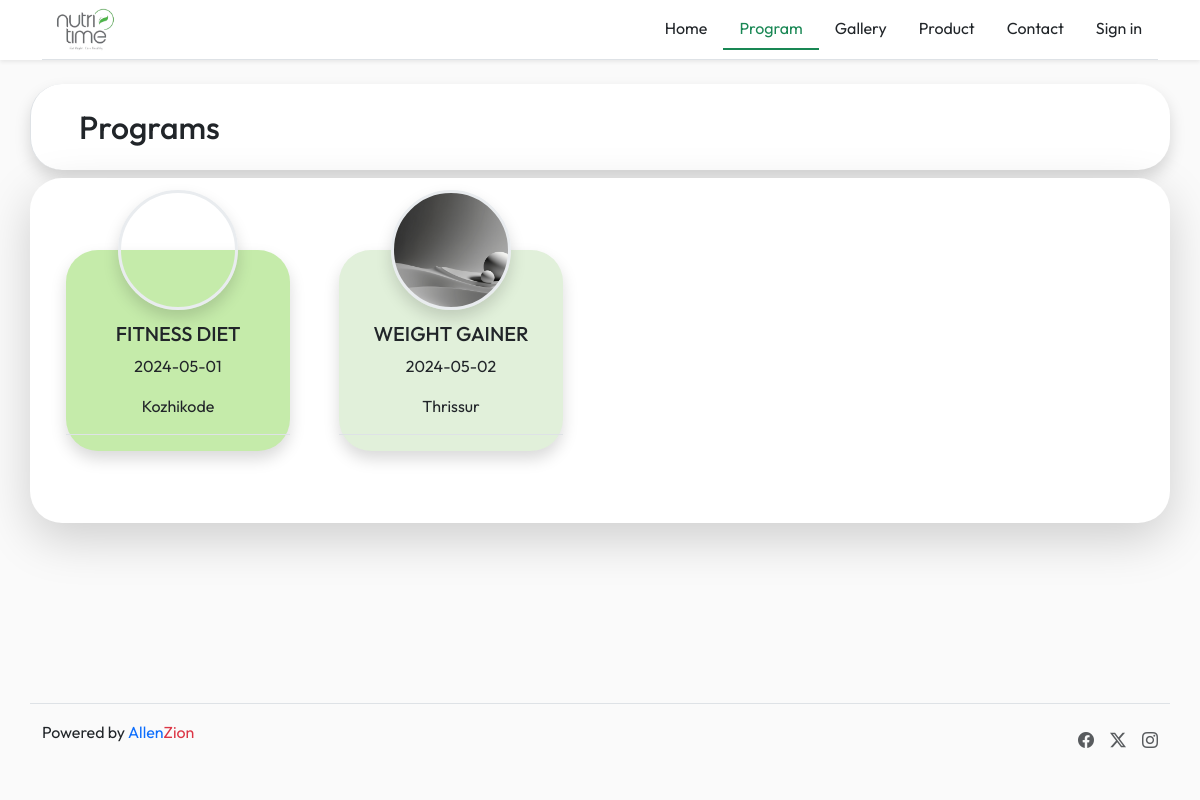
The page /User/pages/program.php on the database as committed earlier.
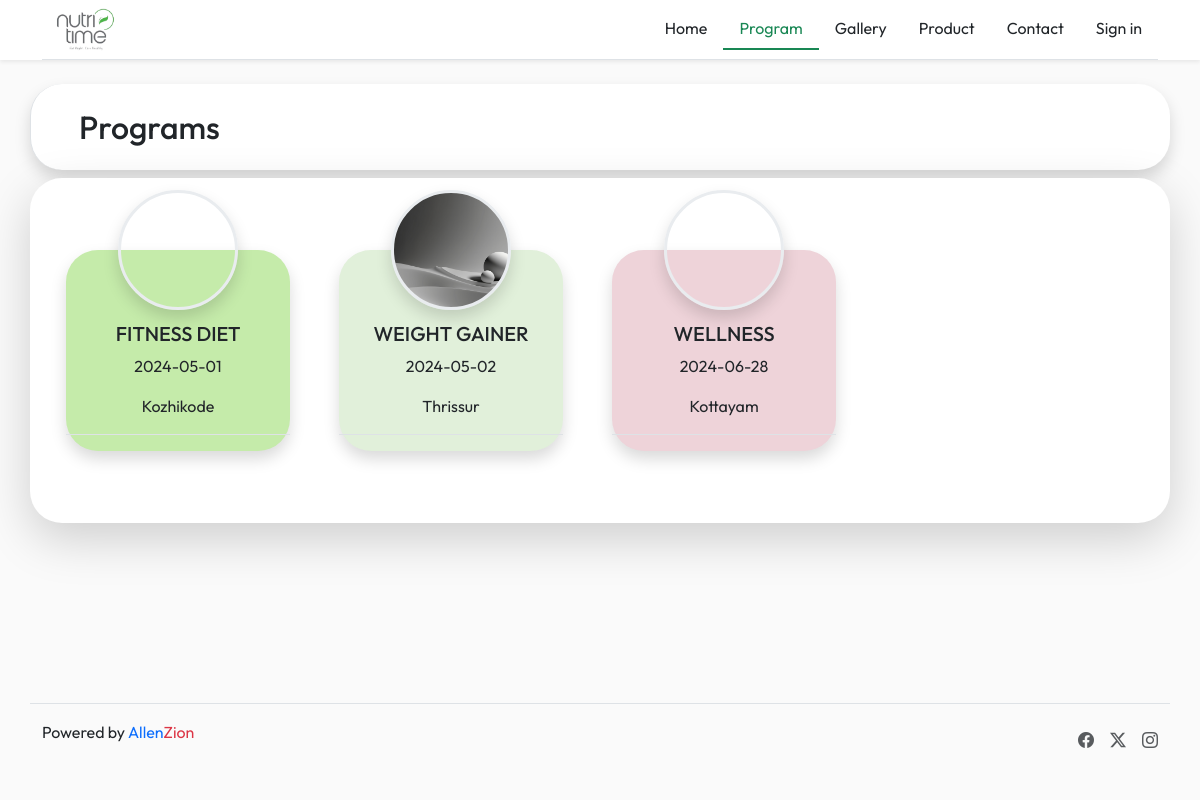
The same page on the database as committed later.
### tables this page shows
CREATE TABLE `program` (
  `program_id` int(11) NOT NULL,
  `program_name` varchar(50) NOT NULL,
  `program_img` varchar(50) NOT NULL,
  `program_date` varchar(50) NOT NULL,
  `program_time` varchar(20) NOT NULL,
  `program_venue` varchar(50) NOT NULL
);

### User/pages/program.php (the view, shortened to what this page needs)
<?php
include './connect.php';
?>
<!DOCTYPE html>
<html lang="en">
<head>
    <link rel="stylesheet" href="../css/style.css">
    <link rel="stylesheet" href="https://cdn.jsdelivr.net/npm/bootstrap@5.3.2/dist/css/bootstrap.min.css">
    <link rel="stylesheet" href="https://cdn.jsdelivr.net/npm/bootstrap-icons@1.11.3/font/bootstrap-icons.min.css">
</head>
<body>
    <div class="container-fluid bg-white shadow-sm">
        <div class="container">
            <header class="d-flex flex-wrap justify-content-center py-2 mb-4 border-bottom">
                <a href="/" class="d-flex align-items-center mb-3 mb-md-0 me-md-auto link-body-emphasis text-decoration-none">
                    <img src="../images/icon.png" class="icon1 me-2" width="90">
                </a>
                <ul class="nav">
                    <li class="nav-item"><a href="../../index.html" class="nav-link text-dark">Home</a></li>
                    <li class="nav-item"><a href="./program.php" class="nav-link text-success border-bottom border-2 border-success text-success">Program</a></li>
                    <li class="nav-item"><a href="./gallery.php" class="nav-link text-dark">Gallery</a></li>
                    <li class="nav-item"><a href="./product.php" class="nav-link text-dark">Product</a></li>
                    <li class="nav-item"><a href="./contact.php" class="nav-link text-dark">Contact</a></li>
                    <li class="nav-item"><a href="./login.php" class="nav-link text-dark">Sign in</a></li>
                </ul>
            </header>
        </div>
    </div>
    <div class="container">
        <div class="row">
            <div class="h2 py-4 px-5 border-start bg-white rounded-5 shadow">Programs</div>
            <div class="card border-0 shadow-lg rounded-5">
                <div class="row text-center p-4">
                    <?php
                    $colors = array('#C5EBAA', '#E1F0DA', '#EED3D9', '#C6DCBA', '#D4E2D4', '#EEE0C9', '#C2DEDC', '#96B6C5', '#F5F0BB', '#F1F7B5');
                    $sql = mysqli_query($conn, "SELECT * FROM program ORDER BY program_id ");
                    $color_index = 0;
                    while ($row = mysqli_fetch_assoc($sql)) {
                        $index++;
                        $prg_name = $row['program_name'];
                        $prg_img = $row['program_img'];
                        $prg_date = $row['program_date'];
                        $prg_venue = $row['program_venue'];
                        $modal_id = 'exampleModal' . $index;
                        $color = $colors[$color_index % count($colors)];
                        $color_index++;
                    ?>
                        <div class="col-lg-3 col-md col-sm-6 col my-5 ">
                            <div class="card shadow rounded-5 pt-5 border-0 h-100" style="width: 14rem; position: relative; background-color: <?php echo $color; ?>" data-bs-toggle="modal" data-bs-target="#<?php echo $modal_id; ?>">
                                <div class="image-container rounded-circle overflow-hidden border border-3 border-light-subtle shadow z-3 position-absolute" style="width: 120px; height: 120px; margin: auto; top: -60px; left: 0; right: 0; background-image: url('../../Admin/images/program/<?php echo $prg_img; ?>'); background-size: cover; background-position: center;"></div>
                                <div class="card-body pt-4">
                                    <h5 class="card-title text-uppercase"><?php echo $prg_name; ?></h5>
                                    <p class="card-text"><?php echo $prg_date; ?></p>
                                    <p class="card-text"><?php echo $prg_venue; ?></p>
                                </div>
                                <div class="card-footer text-secondary bg-transparent border-top"><?php echo $prg_mode; ?></div>
                            </div>
                        </div>
                    <?php
                    }
                    ?>
                </div>
            </div>
        </div>
    </div>
    <footer class="d-flex flex-wrap container justify-content-between fixed-bottom align-items-center py-3 my-4 border-top">
        <div class="col-md-4 d-flex align-items-center">
            <p>Powered by <a href="https://allenzion.com/" class="text-decoration-none">Allen<span class="text-danger">Zion</span></a></p>
        </div>
        <ul class="nav col-md-4 justify-content-end list-unstyled d-flex">
            <li class="ms-3"><a class="text-body-secondary" href="#"><i class="bi bi-facebook" width="24" height="24"></i></a></li>
            <li class="ms-3"><a class="text-body-secondary" href="#"><i class="bi bi-twitter-x" width="24" height="24"></i></a></li>
            <li class="ms-3"><a class="text-body-secondary" target="_blank" href="https://www.instagram.com/nutritimenutritionclub/"><i class="bi bi-instagram" width="24" height="24"></i></a></li>
        </ul>
    </footer>
</body>
</html>

Rows that differ between the two databases and show on the page:
added program: program_name "WELLNESS", program_date "2024-06-28", program_venue "Kottayam"
